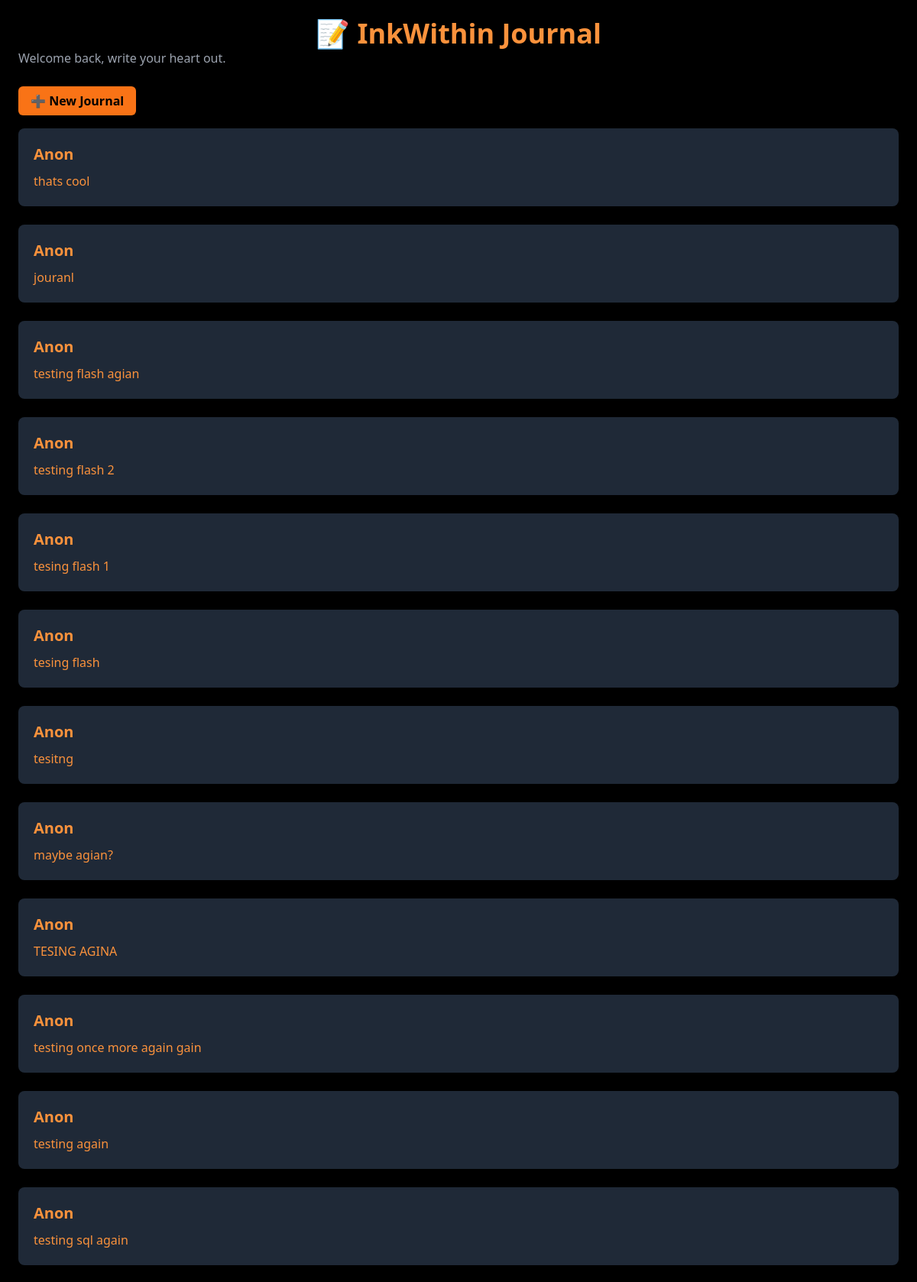
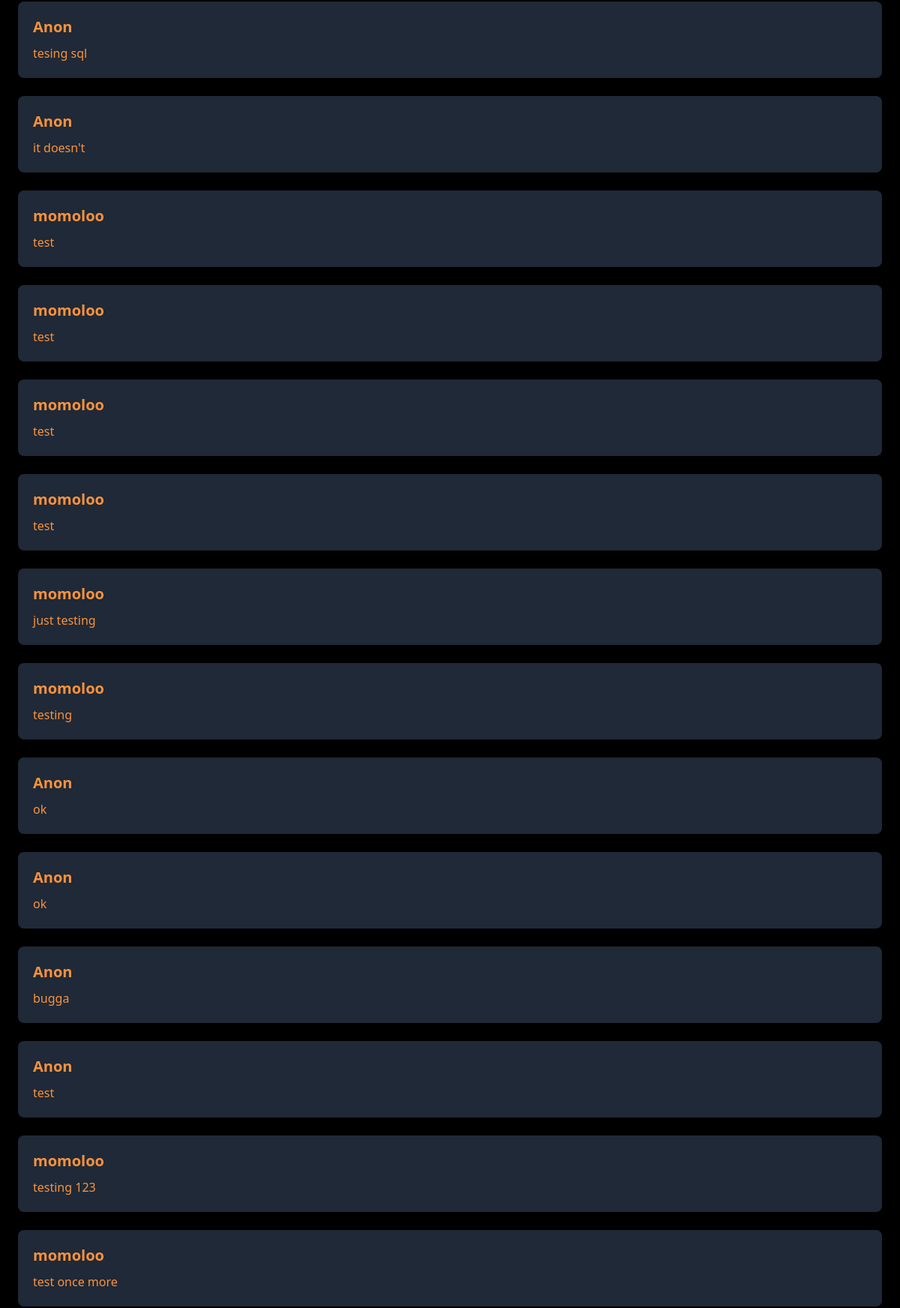
/dashboard (upper part), run on the app's committed database (2 pictures, top to bottom).
### tables this page shows
CREATE TABLE journals (id INTEGER PRIMARY KEY AUTOINCREMENT, user TEXT, entry TEXT, date TEXT);

### backflask.py (the view)
@back.route('/dashboard')
def dashpage():
    entrielist = entriesdb.get_all_entries()
    return render_template('dashboard.html', entries = entrielist)

### entriesdb.py (called while the page is built)
def get_all_entries():
    cursor.execute("SELECT user, entry, date FROM journals ORDER BY id DESC")
    return [{"user": row[0], "entry": row[1], "timestamp": row[2]} for row in cursor.fetchall()]

### templates/dashboard.html (shortened to what this page needs)
<!DOCTYPE html>
<html lang="en">
<head>
    <script src="https://cdn.tailwindcss.com"></script>
</head>
<body class = "bg-black text-orange-400 min-h-screen p-6 font-sans">
    <header class="mb-8">
        <h1 class="text-4xl font-bold">📝 InkWithin Journal</h1>
        <p class="text-gray-400 ">Welcome back, write your heart out.</p>
    </header>
    <div class="mb-6">
        <a href="/new" class="bg-orange-500 text-black px-4 py-2 rounded-md font-semibold hover:bg-orange-600 transition">
            ➕ New Journal
        </a>
    </div>
    <section class="space-y-6">
        {% for entry in entries %}
        <div class="bg-gray-800 p-5 rounded-lg shadow-md">
            <div class="text-xl font-semibold">{{ entry.user }}</div>
            <div class="text-base leading-relaxed">{{ entry.entry}}</div>
        </div>
        {% endfor %}
    </section>
</body>
</html>

### templates/dashboard.html (style rules this page uses)
h1 { text-align: center; margin-bottom: 30px; }
body { background-color: #3f2a1f12; color:rgb(107, 81, 35); font-family:'DM Sans', sans-serif; padding: 20px }

### data on the page
journals: user "Anon", entry "thats cool"
journals: user "Anon", entry "jouranl"
journals: user "Anon", entry "testing flash agian"
journals: user "Anon", entry "testing flash 2"
journals: user "Anon", entry "tesing flash 1"
journals: user "Anon", entry "tesing flash"
journals: user "Anon", entry "tesitng"
journals: user "Anon", entry "maybe agian?"
journals: user "Anon", entry "TESING AGINA"
journals: user "Anon", entry "testing once more again gain"
journals: user "Anon", entry "testing again"
journals: user "Anon", entry "testing sql again"
journals: user "Anon", entry "tesing sql"
journals: user "Anon", entry "it doesn't"
journals: user "momoloo", entry "test"
journals: user "momoloo", entry "test"
journals: user "momoloo", entry "test"
journals: user "momoloo", entry "test"
journals: user "momoloo", entry "just testing"
journals: user "momoloo", entry "testing"
journals: user "Anon", entry "ok"
journals: user "Anon", entry "ok"
journals: user "Anon", entry "bugga"
journals: user "Anon", entry "test"
journals: user "momoloo", entry "testing 123"
journals: user "momoloo", entry "test once more"
